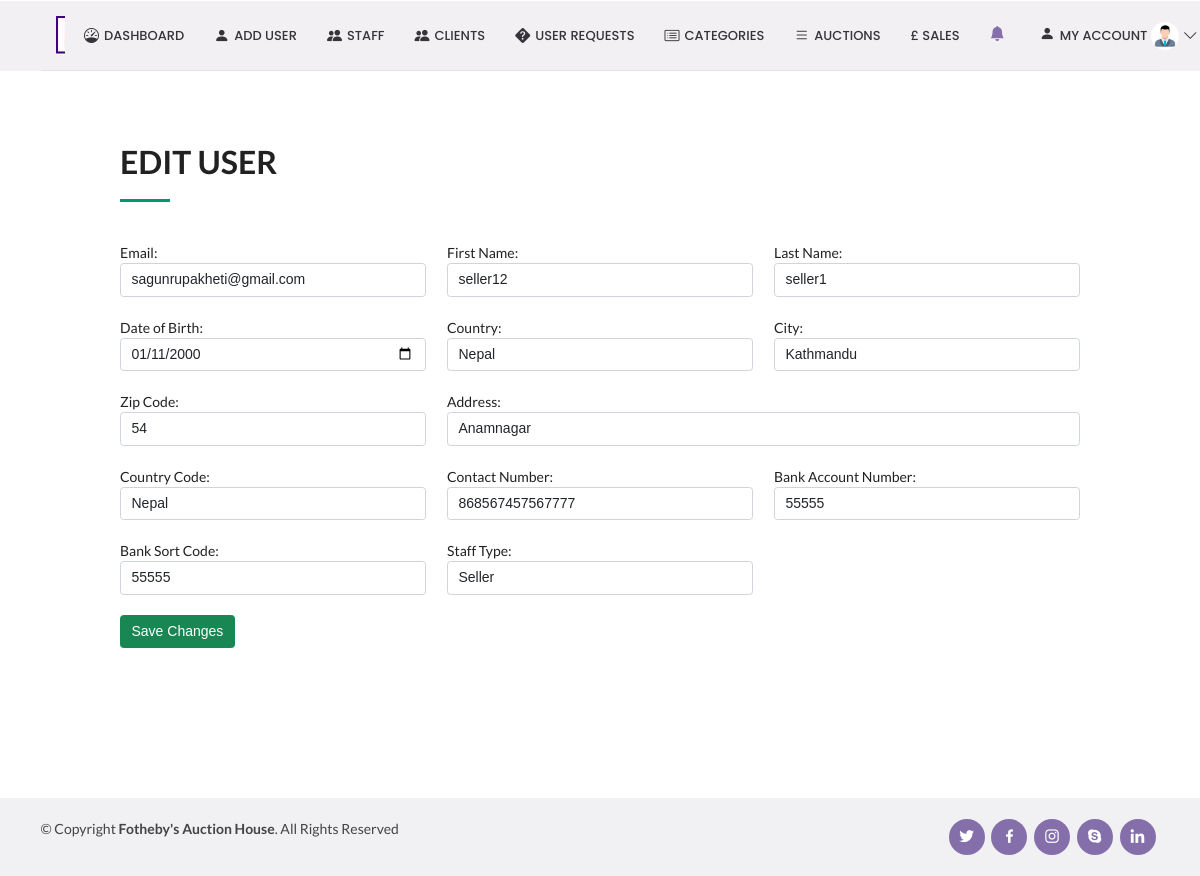
The app's page /editUser/seller1 with its own data.
### auction_app/models.py (models this page shows)
class UserProfileInfo(models.Model):
    user = models.OneToOneField(User, on_delete=models.PROTECT)
    firstName = models.CharField(max_length=255, )
    lastName = models.CharField(max_length=255, )
    email = models.EmailField(max_length=255,)
    dob = models.DateField(auto_now_add=False, auto_now=False, blank=True, validators=[eighteenYears])
    country = models.CharField(max_length=255, )
    city = models.CharField(max_length=255, )
    zip_code = models.CharField(max_length=5, )
    address = models.CharField(max_length=255, )
    country_code = models.CharField(max_length=255)
    contact = models.CharField(max_length=255, blank=True)
    bank_account_number = models.IntegerField()
    bank_sort_code= models.IntegerField()
    client_type = models.CharField(max_length=255)
    profile_pic = models.ImageField(upload_to='profile_pics', blank=True)

### auction_app/views.py (the view, shortened to what this page needs)
# urls.py: path('editUser/<userId>', views.editUser, name='editUser'),
def editUser(request,userId):
    user = User.objects.all().filter(username=userId).first()
    userInfo = UserProfileInfo.objects.all().filter(user=user).first()
    print(userInfo)
    getInfo = UserProfileInfo.objects.get(user=user)
    form = UserProfileInfoForm(instance=userInfo)
    return render(request,'editUser.html',{'form':form})

### templates/editUser.html (shortened to what this page needs)
<!DOCTYPE html>
{% extends "adminDashboard.html"%}
{% load static %}
{% block body_block %}
    <section id="about" class="about bg-white" style="margin-left:10vw; width:80vw;">
       <div class="section-title mt-4" data-aos="fade-left">
              <h2>Edit User</h2>
        <div class="row">
            <form method="POST">
                <div class="row">
                  <div class=" col-4 mt-4">
                    <label>Email:</label>
                    {{form.email}}
                  </div>
                  <div class=" col-4 mt-4">
                    <label>First Name:</label>
                    {{form.firstName}}
                  </div>
                  <div class=" col-4 ml-2 mt-4">
                    <label>Last Name:</label>
                    {{form.lastName}}
                  </div>
                  <div class=" col-4 ml-2 mt-4">
                    <label>Date of Birth:</label>
                    {{form.dob}}
                  </div>
                  <div class=" col-4 mt-4">
                    <label>Country:</label>
                    {{form.country}}
                  </div>
                  <div class=" col-4 mt-4">
                    <label>City:</label>
                    {{form.city}}
                  </div>
                  <div class=" col-4 mt-4">
                    <label>Zip Code:</label>
                    {{form.zip_code}}
                  </div>
                  <div class=" col-8 mt-4">
                    <label>Address:</label>
                    {{form.address}}
                  </div>
                  <div class=" col-4 ml-2 mt-4">
                    <label>Country Code:</label>
                    {{form.country_code}}
                  </div>
                  <div class=" col-4 ml-2 mt-4">
                    <label>Contact Number:</label>
                    {{form.contact}}
                  </div>
                  <div class=" col-4 ml-2 mt-4">
                    <label>Bank Account Number:</label>
                    {{form.bank_account_number}}
                  </div>
                  <div class=" col-4 ml-2 mt-4">
                    <label>Bank Sort Code:</label>
                    {{form.bank_sort_code}}
                  </div>
                  <div class=" col-4 ml-2 mt-4">
                    <label>Staff Type:</label>
                    {{form.client_type}}
                  </div>
                </div>
              <br>
              <input type="submit" value="Save Changes" class="btn btn-success">
            </form>
          </div>
        </div>
    </section>
{% endblock %}

### static/css/style.css (style rules this page uses)
body { font-family: "Open Sans", sans-serif; color: #444444; }
h1, h2, h3, h4, h5, h6 { font-family: "Raleway", sans-serif; }
section { padding: 60px 0; overflow: hidden; }
.section-title { padding-bottom: 30px; }
.section-title h2 { font-size: 32px; font-weight: bold; text-transform: uppercase; margin-bottom: 20px; padding-bottom: 20px; position: relative; }
.section-title h2::after { content: ''; position: absolute; display: block; width: 50px; height: 3px; background: #009970; bottom: 0; left: 0; }

### records on screen
UserProfileInfo: email "sagunrupakheti@gmail.com", firstName "seller12", lastName "seller1", dob "01/11/2000", country "Nepal", city "Kathmandu", zip_code "54", address "Anamnagar", country_code "Nepal", contact "868567457567777", bank_account_number "55555", bank_sort_code "55555", client_type "Seller"
